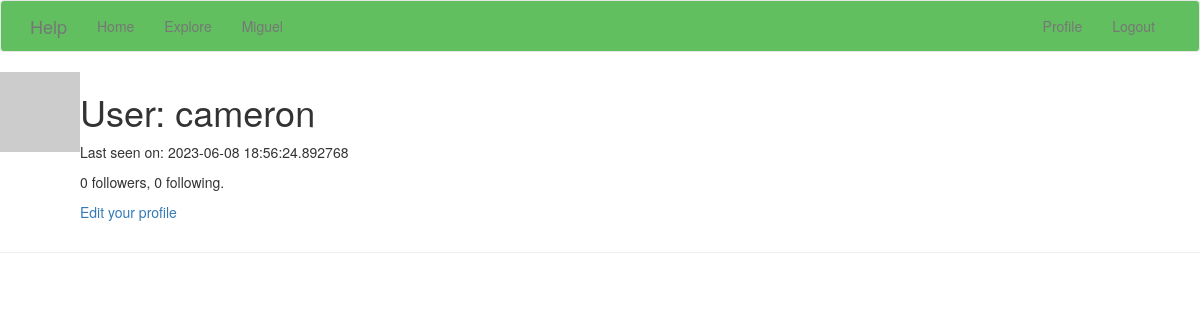
The app's page /user/cameron (signed in), older data.
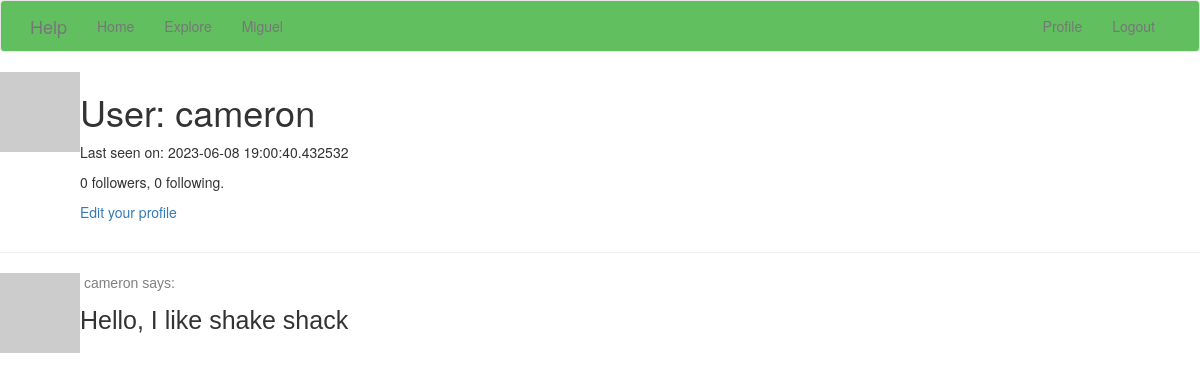
The same page, newer data.
### app/models.py (models this page shows, shortened)
class User(UserMixin, db.Model):
    id = db.Column(db.Integer, primary_key=True)
    username = db.Column(db.String(64), index=True, unique=True)
    email = db.Column(db.String(120), index=True, unique=True)
    password_hash = db.Column(db.String(128))
    posts = db.relationship('Post', backref='author', lazy='dynamic')
    about_me = db.Column(db.String(140))
    last_seen = db.Column(db.DateTime, default=datetime.utcnow)
    followed = db.relationship(
        'User', secondary=followers,
        primaryjoin=(followers.c.follower_id == id),
        secondaryjoin=(followers.c.followed_id == id),
        backref=db.backref('followers', lazy='dynamic'), lazy='dynamic')
    def avatar(self, size):
        digest = md5(self.email.lower().encode('utf-8')).hexdigest()
        return 'https://www.gravatar.com/avatar/729e26a2a2c7ff24a71958d4aa4e5f35'.format(
            digest, size)

class Post(db.Model):
    id = db.Column(db.Integer, primary_key=True)
    body = db.Column(db.String(140))
    timestamp = db.Column(db.DateTime, index=True, default=datetime.utcnow)
    user_id = db.Column(db.Integer, db.ForeignKey('user.id'))
    rating = db.Column(db.Integer, default=0)

### app/routes.py (the view)
@app.route('/user/<username>')
@login_required
def user(username):
    user = User.query.filter_by(username=username).first_or_404()
    page = request.args.get('page', 1, type=int)
    posts = user.posts.order_by(Post.timestamp.desc()).paginate(
        page=page, per_page=app.config['POSTS_PER_PAGE'], error_out=False)
    next_url = url_for('user', username=user.username, page=posts.next_num) \
        if posts.has_next else None
    prev_url = url_for('user', username=user.username, page=posts.prev_num) \
        if posts.has_prev else None
    form = EmptyForm()
    return render_template('user.html', user=user, posts=posts.items,
                           next_url=next_url, prev_url=prev_url, form=form)

### app/models.py (called while the page is built)
@login.user_loader
def load_user(id):
    return User.query.get(int(id))

### app/routes.py (called while the page is built)
@app.before_request
def before_request():
    if current_user.is_authenticated:
        current_user.last_seen = datetime.utcnow()
        db.session.commit()

### app/templates/user.html (shortened to what this page needs)
{% extends "base.html" %}
{% block content %}
    <table>
        <tr valign="top">
            <td><img src="{{ user.avatar(128) }}"></td>
            <td>
                <h1>User: {{ user.username }}</h1>
                {% if user.last_seen %}<p>Last seen on: {{ user.last_seen }}</p>{% endif %}
                <p>{{ user.followers.count() }} followers, {{ user.followed.count() }} following.</p>
                {% if user == current_user %}
                <p><a href="{{ url_for('edit_profile') }}">Edit your profile</a></p>
                {% endif %}
            </td>
        </tr>
    </table>
    <hr>
    {% for post in posts %}
        {% include '_post.html' %}
    {% endfor %}
{% endblock %}

### app/templates/base.html (shortened to what this page needs)
{% extends 'bootstrap/base.html' %}
{% block navbar %}
    <nav style="background-color:#61bf60;", class="navbar navbar-default">
        <div class="container" >
            <div class="navbar-header">
                <a class="navbar-brand" href="{{ url_for('index') }}">Help</a>
            </div>
            <div class="collapse navbar-collapse" id="bs-example-navbar-collapse-1">
                <ul class="nav navbar-nav">
                    <li><a href="{{ url_for('index') }}">Home</a></li>
                    <li><a href="{{ url_for('explore') }}">Explore</a></li>
                    <li><a href="{{ url_for('miguel') }}">Miguel</a></li>
                </ul>
                <ul class="nav navbar-nav navbar-right">
                    {% if current_user.is_anonymous %}
                    <li><a href="{{ url_for('login') }}">Login</a></li>
                    {% else %}
                    <li><a href="{{ url_for('user', username=current_user.username) }}">Profile</a></li>
                    <li><a href="{{ url_for('logout') }}">Logout</a></li>
                    {% endif %}
                </ul>
            </div>
        </div>
    </nav>
{% endblock %}

### app/templates/_post.html (shortened to what this page needs)
    <table>
        <tr valign="top">
            <td><img src="{{ post.author.avatar(36) }}"></td>
            <td>
                <a href="{{ url_for('user', username=post.author.username) }}">
                    <p style="font-family: Helvetica; color: grey" >&nbsp{{ post.author.username }} says:</p>
                </a>
              <body>
              <p style="font-family: Helvetica; font-size: 25px"> {{ post.body }} </p>
              <br>
              </body>
            </td>
        </tr>
    </table>

Row changes from the older to the newer data that the page shows:
changed User "cameron": last_seen "2023-06-08 18:56:24.892768" → "2023-06-08 19:00:40.432532"
added Post: author.username "cameron", body "Hello, I like shake shack"
